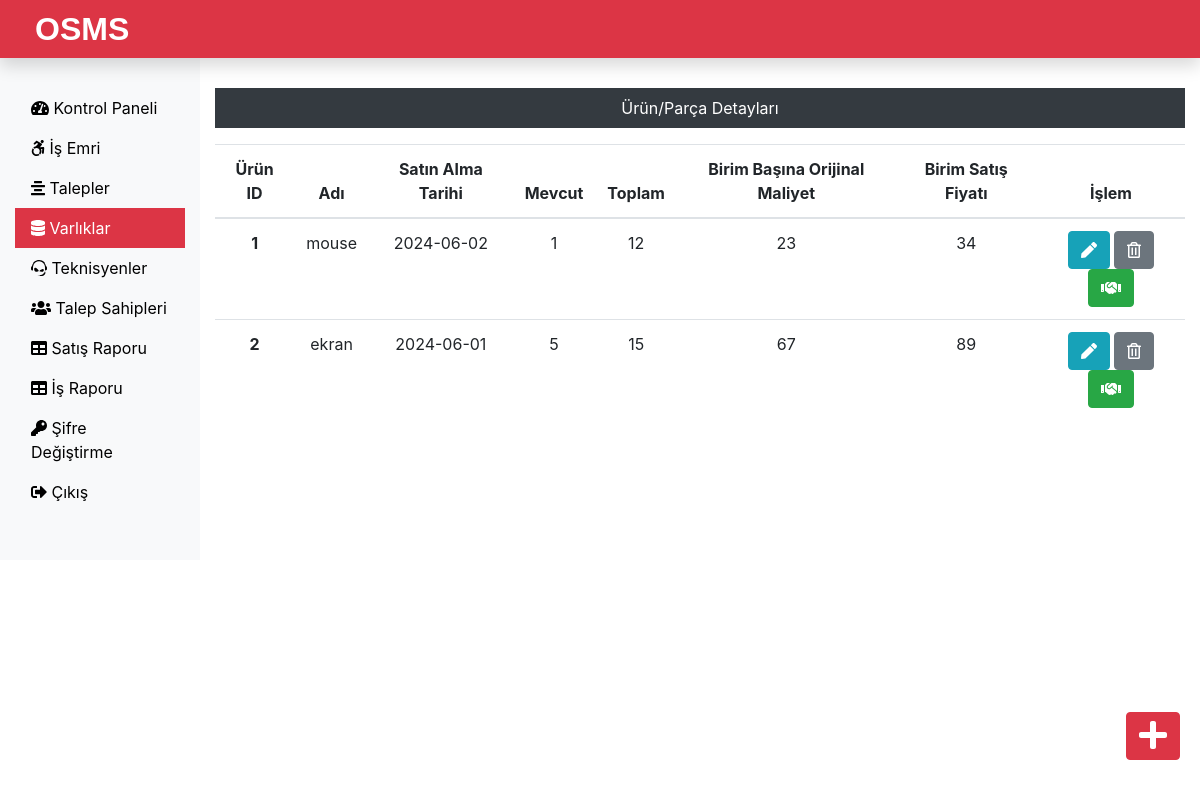
Page /Admin/assets.php (signed in) on the committed database.
### tables this page shows
CREATE TABLE `assets_tb` (
  `pid` int(11) NOT NULL,
  `pname` varchar(60) NOT NULL,
  `pdop` date NOT NULL,
  `pava` int(11) NOT NULL,
  `ptotal` int(11) NOT NULL,
  `poriginalcost` int(11) NOT NULL,
  `psellingcost` int(11) NOT NULL
);

### Admin/assets.php (the view, shortened to what this page needs)
<?php
include('includes/header.php');
include('../dbConnection.php');
?>
<div class="col-sm-9 col-md-10 mt-5 text-center">
  <p class=" bg-dark text-white p-2">Ürün/Parça Detayları</p>
  <?php
    $sql = "SELECT * FROM assets_tb";
    $result = $conn->query($sql);
    if($result->num_rows > 0){
  echo '<table class="table">
    <thead>
      <tr>
        <th scope="col">Ürün ID</th>
        <th scope="col">Adı</th>
        <th scope="col">Satın Alma Tarihi</th>
        <th scope="col">Mevcut</th>
        <th scope="col">Toplam</th>
        <th scope="col">Birim Başına Orijinal Maliyet</th>
        <th scope="col">Birim Satış Fiyatı</th>
        <th scope="col">İşlem</th>
      </tr>
    </thead>
    <tbody>';
    while($row = $result->fetch_assoc()){
      echo '<tr>
        <th scope="row">'.$row["pid"].'</th>
        <td>'.$row["pname"].'</td>
        <td>'.$row["pdop"].'</td>
        <td>'.$row["pava"].'</td>
        <td>'.$row["ptotal"].'</td>
        <td>'.$row["poriginalcost"].'</td>
        <td>'.$row["psellingcost"].'</td>
        <td>
          <form action="editproduct.php" method="POST" class="d-inline"> <input type="hidden" name="id" value='. $row["pid"] .'><button type="submit" class="btn btn-info" name="view" value="View"><i class="fas fa-pen"></i></button></form>
          <form action="" method="POST" class="d-inline"><input type="hidden" name="id" value='. $row["pid"] .'><button type="submit" class="btn btn-secondary" name="delete" value="Delete"><i class="far fa-trash-alt"></i></button></form>
          <form action="sellproduct.php" method="POST" class="d-inline"><input type="hidden" name="id" value='. $row["pid"] .'><button type="submit" class="btn btn-success" name="issue" value="Issue"><i class="fas fa-handshake"></i></button></form>
        </td>
      </tr>';
    }
    echo '</tbody>
  </table>';
  } else {
    echo "0 Sonuç";
  }
  ?>
</div>
</div>
<a class="btn btn-danger box" href="addproduct.php"><i class="fas fa-plus fa-2x"></i></a>
</div>
<?php
include('includes/footer.php');
?>

### css/custom.css (style rules this page uses)
a { color: black; }
.box { position: fixed; bottom: 10px; right: 20px; margin-bottom: 30px; }

### rows in the picture
assets_tb: pid "1", pname "mouse", pdop "2024-06-02", pava "1", ptotal "12", poriginalcost "23", psellingcost "34"
assets_tb: pid "2", pname "ekran", pdop "2024-06-01", pava "5", ptotal "15", poriginalcost "67", psellingcost "89"
